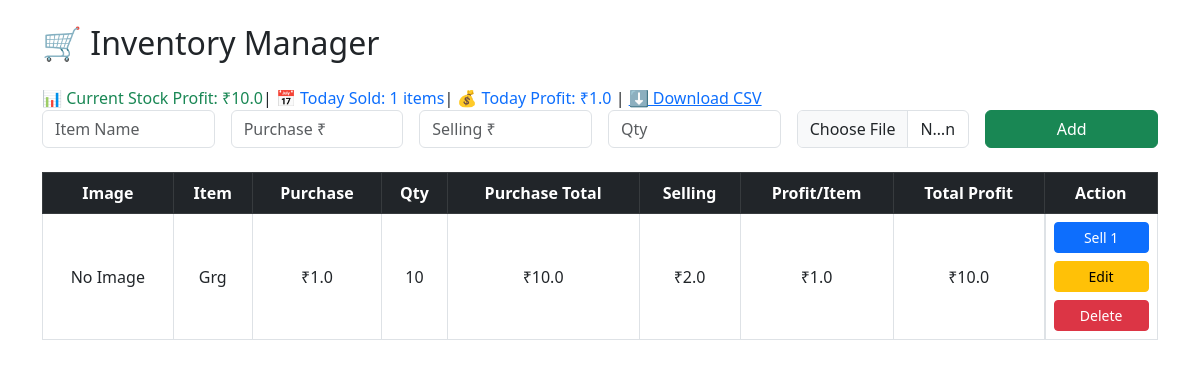
Before: / with the older database file.
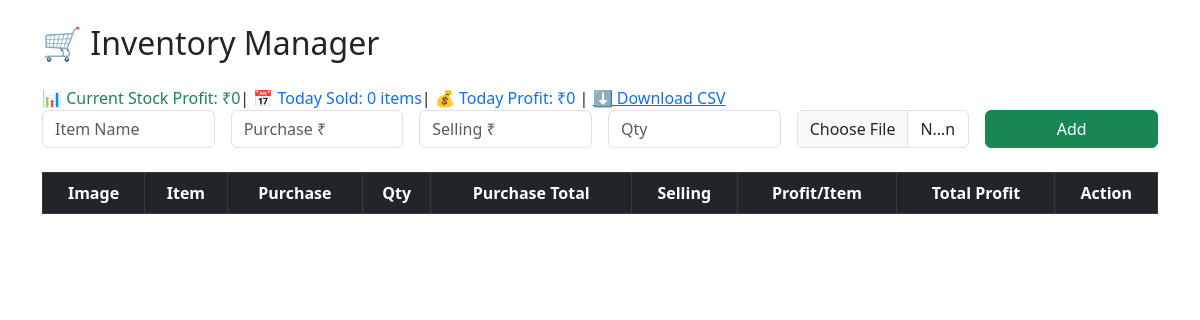
After: the same page with the newer database file.
### tables this page shows
CREATE TABLE stock (
            id INTEGER PRIMARY KEY,
            name TEXT,
            purchase_price REAL,
            selling_price REAL,
            quantity INTEGER,
            image TEXT
        );

### app.py (the view)
@app.route('/')
def index():
    conn = sqlite3.connect('database1.db')
    items = conn.execute("SELECT * FROM stock").fetchall()
    total_profit = sum((item[3] - item[2]) * item[4] for item in items)
    today = datetime.now().strftime('%Y-%m-%d')
    cursor = conn.cursor()
    cursor.execute('''
        SELECT s.quantity, st.purchase_price, st.selling_price
        FROM sales s
        JOIN stock st ON s.item_id = st.id
        WHERE DATE(s.timestamp) = ?
    ''', (today,))
    today_sales = cursor.fetchall()
    conn.close()
    total_items_sold_today = sum(s[0] for s in today_sales)
    profit_today = sum((s[2] - s[1]) * s[0] for s in today_sales)
    return render_template('index.html',
        items=items,
        total_profit=total_profit,
        total_items_sold_today=total_items_sold_today,
        profit_today=profit_today
    )

### templates/index.html (shortened to what this page needs)
<!DOCTYPE html>
<html lang="en">
<head>
  <link href="https://cdn.jsdelivr.net/npm/bootstrap@5.3.0/dist/css/bootstrap.min.css" rel="stylesheet">
</head>
<body class="container py-4">
  <h2 class="mb-4">🛒 Inventory Manager</h2>
  <div class="mt-4">
    <span class="text-success">📊 Current Stock Profit: ₹{{ total_profit }}</span><span>|</span>
    <span class="text-primary">📅 Today Sold: {{ total_items_sold_today }} items</span><span>|</span>
    <span class="text-primary">💰 Today Profit: ₹{{ profit_today }}</span> <span>|</span>
    <a href="/download">⬇️ Download CSV</a>
  </div>
  <form action="/add" method="POST" enctype="multipart/form-data" class="row g-3 mb-4">
    <div class="col-md-2 col-6"><input name="name" class="form-control" placeholder="Item Name" required></div>
    <div class="col-md-2 col-6"><input name="purchase_price" type="number" step="0.01" class="form-control" placeholder="Purchase ₹" required></div>
    <div class="col-md-2 col-6"><input name="selling_price" type="number" step="0.01" class="form-control" placeholder="Selling ₹" required></div>
    <div class="col-md-2 col-6"><input name="quantity" type="number" class="form-control" placeholder="Qty" required></div>
    <div class="col-md-2 col-6"><input type="file" name="image" class="form-control" accept="image/*"></div>
    <div class="col-md-2 col-6"><button class="btn btn-success w-100">Add</button></div>
  </form>
  <div class="table-responsive">
    <table class="table table-bordered table-hover align-middle text-center">
      <thead class="table-dark">
        <tr>
          <th>Image</th>
          <th>Item</th>
          <th>Purchase</th>
          <th>Qty</th>
          <th>Purchase Total</th>
          <th>Selling</th>
          <th>Profit/Item</th>
          <th>Total Profit</th>
          <th>Action</th>
        </tr>
      </thead>
      <tbody>
        {% for item in items %}
        <tr>
          <td>
            {% if item[5] %}
              <img src="{{ url_for('static', filename='images/' + item[5]) }}" width="50">
            {% else %}
              No Image
            {% endif %}
          </td>
          <td>{{ item[1] }}</td>
          <td>₹{{ item[2] }}</td>
          <td>
            {% if item[4] == 0 %}
              <span class="badge bg-danger">Sold Out</span>
            {% else %}
              {{ item[4] }}
            {% endif %}
          </td>
          <td>₹{{ item[2] * item[4] }}</td>
          <td>₹{{ item[3] }}</td>
          <td>₹{{ item[3] - item[2] }}</td>
          <td>₹{{ (item[3] - item[2]) * item[4] }}</td>
          <td class="d-flex flex-column gap-1">
            {% if item[4] > 0 %}
              <form action="/sell/{{ item[0] }}" method="POST">
                <button class="btn btn-sm btn-primary w-100 mb-1">Sell 1</button>
              </form>
            {% endif %}
            <a href="/edit/{{ item[0] }}" class="btn btn-sm btn-warning w-100 mb-1">Edit</a>
            <a href="/delete/{{ item[0] }}" class="btn btn-sm btn-danger w-100" onclick="return confirm('Delete this item?')">Delete</a>
          </td>
        </tr>
        {% endfor %}
      </tbody>
    </table>
  </div>
</body>
</html>

Changed rows visible on the page:
removed stock: image "No Image", name "Grg", purchase_price "1.0", quantity "10", item[2]*item[4] "10.0", selling_price "2.0", item[3]-item[2] "1.0", (item[3]-item[2])*item[4] "10.0"
Other visible differences:
{{ total_profit }}: "10.0" → "0"
{{ total_items_sold_today }}: "1" → "0"
{{ profit_today }}: "1.0" → "0"
